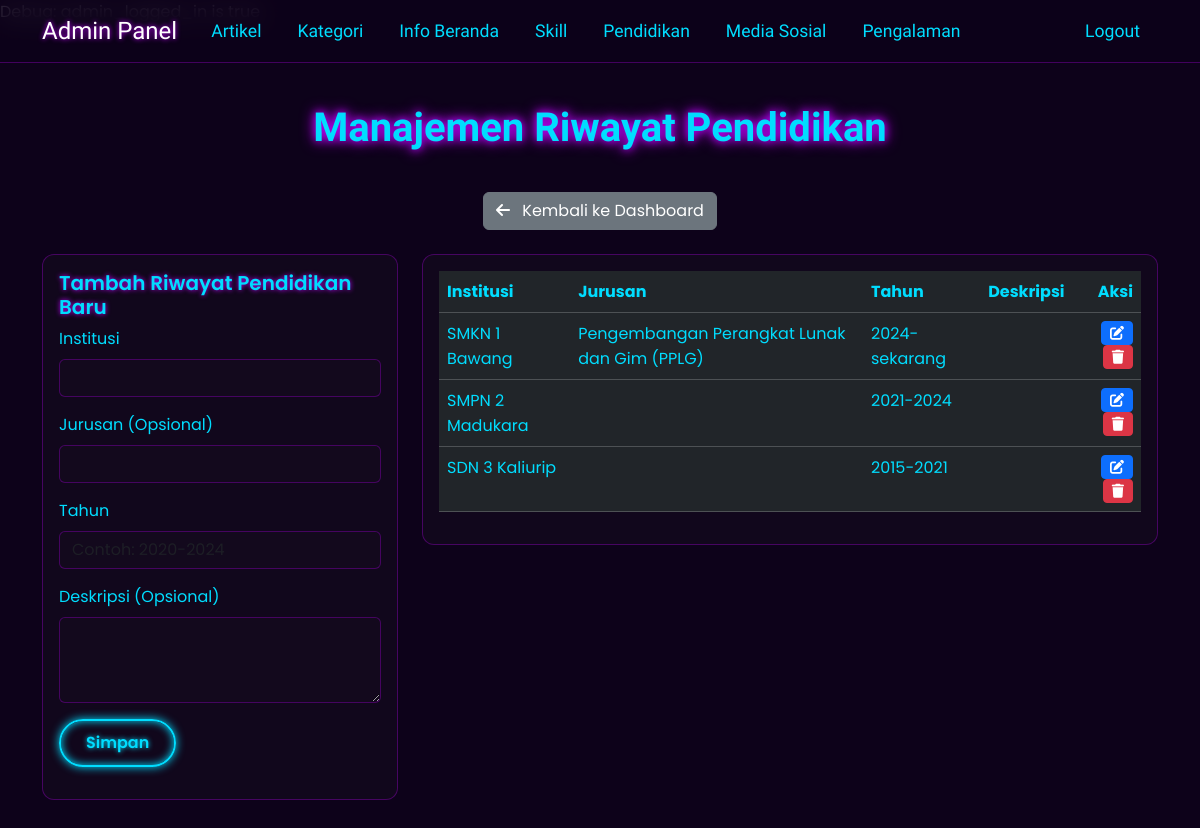
Screenshot of /admin/manage_education.php (signed in) with the database file from the repository.
### tables this page shows
CREATE TABLE `education` (
  `id` int(11) NOT NULL,
  `institution` varchar(255) NOT NULL,
  `major` varchar(255) DEFAULT NULL,
  `year` varchar(255) NOT NULL,
  `description` text DEFAULT NULL
);

### admin/manage_education.php (the view, shortened to what this page needs)
<?php
require_once 'auth_check.php';
require_once '../config/database.php';
$institution = "";
$major = "";
$year = "";
$description = "";
$is_editing = false;
$education_entries = $pdo->query("SELECT * FROM education ORDER BY year DESC")->fetchAll(PDO::FETCH_ASSOC);
?>
<!DOCTYPE html>
<html lang="id">
<head>
    <link href="https://cdn.jsdelivr.net/npm/bootstrap@5.3.3/dist/css/bootstrap.min.css" rel="stylesheet">
    <link rel="stylesheet" href="https://cdnjs.cloudflare.com/ajax/libs/font-awesome/6.5.2/css/all.min.css">
    <link rel="stylesheet" href="../css/style.css">
</head>
<body class="admin-page">
    <nav class="navbar navbar-expand-lg navbar-dark fixed-top">
        <div class="container">
            <a class="navbar-brand" href="dashboard.php">Admin Panel</a>
            <div class="collapse navbar-collapse">
                <ul class="navbar-nav">
                    <li class="nav-item"><a class="nav-link" href="dashboard.php">Artikel</a></li>
                    <li class="nav-item"><a class="nav-link" href="kategori.php">Kategori</a></li>
                    <li class="nav-item"><a class="nav-link" href="manage_home.php">Info Beranda</a></li>
                    <li class="nav-item"><a class="nav-link" href="manage_skills.php">Skill</a></li>
                    <li class="nav-item"><a class="nav-link" href="manage_education.php">Pendidikan</a></li>
                    <li class="nav-item"><a class="nav-link" href="manage_social_media.php">Media Sosial</a></li>
                    <li class="nav-item"><a class="nav-link" href="manage_pengalaman.php">Pengalaman</a></li>
                </ul>
                <ul class="navbar-nav ms-auto">
                    <li class="nav-item"><a class="nav-link" href="logout.php">Logout</a></li>
                </ul>
            </div>
        </div>
    </nav>
    <section class="content-section content-section-padded">
        <div class="container">
            <h2 class="section-title">Manajemen Riwayat Pendidikan</h2>
            <div class="text-center mb-4">
                <a href="dashboard.php" class="btn btn-secondary"><i class="fa-solid fa-arrow-left me-2"></i> Kembali ke Dashboard</a>
            </div>
            <div class="row">
                <div class="col-md-4">
                    <div class="card">
                        <div class="card-body">
                            <h5 class="card-title"><?= $is_editing ? 'Edit Riwayat Pendidikan' : 'Tambah Riwayat Pendidikan Baru' ?></h5>
                            <form action="manage_education.php" method="post">
                                <div class="mb-3">
                                    <label for="institution" class="form-label">Institusi</label>
                                    <input type="text" name="institution" id="institution" class="form-control" value="<?= htmlspecialchars($institution) ?>" required>
                                </div>
                                <div class="mb-3">
                                    <label for="major" class="form-label">Jurusan (Opsional)</label>
                                    <input type="text" name="major" id="major" class="form-control" value="<?= htmlspecialchars($major) ?>">
                                </div>
                                <div class="mb-3">
                                    <label for="year" class="form-label">Tahun</label>
                                    <input type="text" name="year" id="year" class="form-control" value="<?= htmlspecialchars($year) ?>" placeholder="Contoh: 2020-2024" required>
                                </div>
                                <div class="mb-3">
                                    <label for="description" class="form-label">Deskripsi (Opsional)</label>
                                    <textarea name="description" id="description" class="form-control" rows="3"><?= htmlspecialchars($description) ?></textarea>
                                </div>
                                <div class="d-flex justify-content-between">
                                    <button type="submit" name="save_education" class="btn btn-custom">Simpan</button>
                                </div>
                            </form>
                        </div>
                    </div>
                </div>
                <div class="col-md-8">
                    <div class="card">
                        <div class="card-body">
                            <div class="table-responsive">
                                <table class="table table-dark table-hover">
                                    <thead>
                                        <tr>
                                            <th>Institusi</th>
                                            <th>Jurusan</th>
                                            <th>Tahun</th>
                                            <th>Deskripsi</th>
                                            <th class="text-end">Aksi</th>
                                        </tr>
                                    </thead>
                                    <tbody>
                                        <?php if (count($education_entries) > 0): ?>
                                            <?php foreach ($education_entries as $entry): ?>
                                            <tr>
                                                <td><?= htmlspecialchars($entry['institution']); ?></td>
                                                <td><?= htmlspecialchars($entry['major']); ?></td>
                                                <td><?= htmlspecialchars($entry['year']); ?></td>
                                                <td><?= htmlspecialchars(substr($entry['description'], 0, 50)); ?><?php echo (strlen($entry['description']) > 50) ? '...' : ''; ?></td>
                                                <td class="text-end">
                                                    <a href="manage_education.php?edit=<?= $entry['id']; ?>" class="btn btn-sm btn-primary"><i class="fa-solid fa-pen-to-square"></i></a>
                                                    <a href="manage_education.php?delete=<?= $entry['id']; ?>" class="btn btn-sm btn-danger" onclick="return confirm('Apakah Anda yakin ingin menghapus riwayat pendidikan ini?');"><i class="fa-solid fa-trash"></i></a>
                                                </td>
                                            </tr>
                                            <?php endforeach; ?>
                                        <?php else: ?>
                                            <tr>
                                                <td colspan="5" class="text-center">Belum ada riwayat pendidikan.</td>
                                            </tr>
                                        <?php endif; ?>
                                    </tbody>
                                </table>
                            </div>
                        </div>
                    </div>
                </div>
            </div>
        </div>
    </section>
</body>
</html>

### css/style.css (style rules this page uses)
:root { --neon-blue: #00ddff; --neon-purple: #bf00ff; --background-color: #0d021a; --card-color: rgba(20, 10, 30, 0.7); --text-color: #e0e0e0; --heading-color: #ffffff; --border-color: rgba(191, 0, 255, 0.3); }
body { font-family: 'Poppins', sans-serif; background-color: var(--background-color); color: var(--text-color); margin: 0; }
.content-section-padded { padding-top: 80px; }
.navbar { background-color: rgba(13, 2, 26, 0.8); backdrop-filter: blur(12px); border-bottom: 1px solid var(--border-color); font-family: 'Rajdhani', sans-serif; }
.navbar-collapse { justify-content: flex-end; }
.navbar-brand { color: var(--heading-color) !important; font-size: 1.5rem; text-shadow: 0 0 5px var(--neon-purple); }
.nav-link { color: var(--text-color) !important; margin: 0 10px; transition: all 0.3s ease; font-size: 1.1rem; }
.content-section { padding: 80px 0; animation: fadeIn 1s ease-in-out; }
.section-title { font-family: 'Rajdhani', sans-serif; color: var(--heading-color); font-size: 2.5rem; font-weight: 700; margin-bottom: 40px; text-align: center; position: relative; text-shadow: 0 0 8px var(--neon-purple), 0 0 15px var(--neon-purple); }
.section-title::after { display: none; }
.card { background-color: var(--card-color); border: 1px solid var(--border-color); border-radius: 12px; transition: all 0.3s ease; backdrop-filter: blur(5px); }
.card-title { color: var(--heading-color); font-weight: 600; text-shadow: 0 0 5px var(--neon-purple); }
.btn-custom { background-color: transparent; border: 2px solid var(--neon-blue); color: var(--neon-blue); padding: 10px 25px; border-radius: 50px; font-weight: 600; text-decoration: none; transition: all 0.3s ease; text-shadow: 0 0 5px var(--neon-blue); box-shadow: 0 0 10px var(--neon-blue), inset 0 0 8px var(--neon-blue); }
.admin-page .table, .admin-page .table th, .admin-page .table td, .admin-page .form-label, .admin-page .card-text, .admin-page .section-title, .admin-page .card-title, .admin-page .form-control, .admin-page .navbar .nav-link { color: var(--neon-blue) !important; }
.admin-page .form-control { background-color: var(--card-color); border-color: var(--border-color); }

### rows the page displays
education: institution "SMKN 1 Bawang", major "Pengembangan Perangkat Lunak dan Gim (PPLG)", year "2024-sekarang"
education: institution "SMPN 2 Madukara", year "2021-2024"
education: institution "SDN 3 Kaliurip", year "2015-2021"
